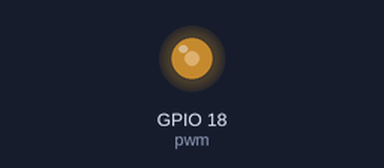
A program run on a simulated Raspberry Pi (BCM pin numbers). Parts: output pins drawn as LEDs (lit = HIGH). At 9.0 s the program stops and its outputs stay as they are.

Above: at 0.1 s.
At 3.1 s:
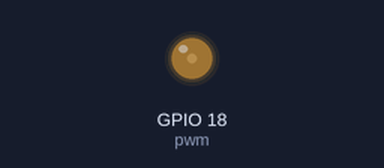
At 6.1 s:
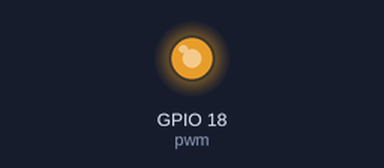
At 9.1 s:
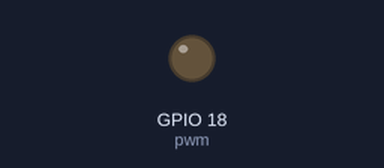
Timing chart, 0 to 10.5 s (numbered marks = the images above):
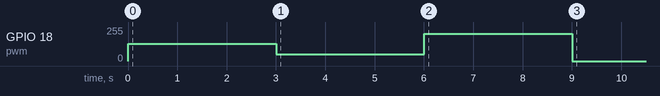

The program:

backlight.py
```python
#!/usr/bin/python

import time
import RPi.GPIO as GPIO

# set BCM GPIO numbers
GPIO.setmode(GPIO.BCM)

# set pin as output
GPIO.setup(18, GPIO.OUT)
GPIO.output(18, True)

# start pwm
pwm = GPIO.PWM(18, 200) # 200Hz
pwm.start(50) # 50%

time.sleep(3.0) # wait 3s
pwm.ChangeDutyCycle(20) # 20%

time.sleep(3.0) # wait 3s
pwm.ChangeDutyCycle(80) # 80%

time.sleep(3.0) # wait 3s
pwm.stop()
GPIO.cleanup()
```

Measured:
- by itself, GPIO 18 (pwm): 0/255 → 128/255 at 0.00 s, → 51/255 3.0 s later, → 204/255 3.0 s later, → 0/255 3.0 s later
